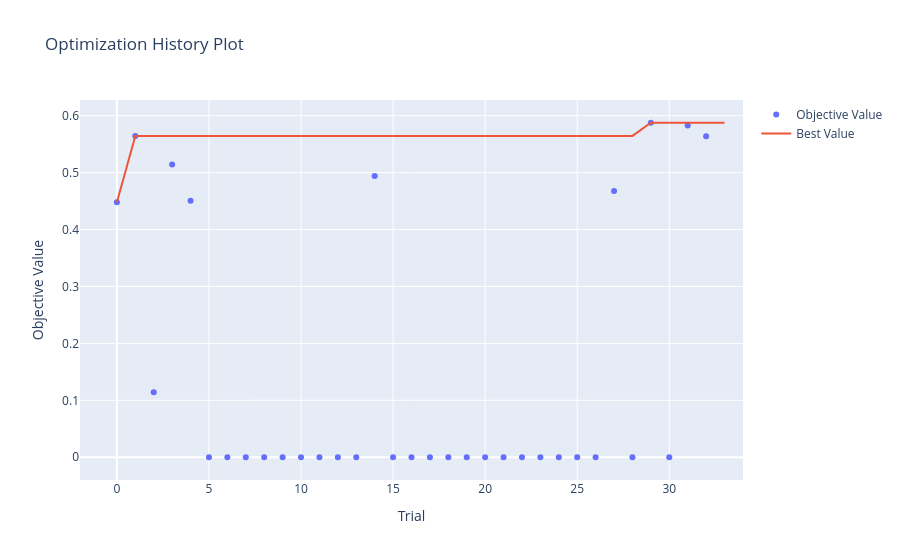

The code cell stored with this chart in its notebook:
### Code cell
plot_optimization_history(study)

### Figure 1 — Plotly figure (JSON) as saved in the notebook; plotly's stock layout.template omitted (floating-point values rounded to 4 significant figures)
{"data": [{"mode": "markers", "name": "Objective Value", "type": "scatter", "x": [0, 1, 2, 3, 4, 5, 6, 7, 8, 9, 10, 11, 12, 13, 14, 15, 16, 17, 18, 19, 20, 21, 22, 23, 24, 25, 26, 27, 28, 29, 30, 31, 32], "y": [0.4478, 0.5644, 0.114, 0.5142, 0.4503, 0, 0, 0, 0, 0, 0, 0, 0, 0, 0.4941, 0, 0, 0, 0, 0, 0, 0, 0, 0, 0, 0, 0, 0.4675, 0, 0.5875, 0, 0.5827, 0.5639]}, {"mode": "lines", "name": "Best Value", "type": "scatter", "x": [0, 1, 2, 3, 4, 5, 6, 7, 8, 9, 10, 11, 12, 13, 14, 15, 16, 17, 18, 19, 20, 21, 22, 23, 24, 25, 26, 27, 28, 29, 30, 31, 32, 33], "y": [0.4478, 0.5644, 0.5644, 0.5644, 0.5644, 0.5644, 0.5644, 0.5644, 0.5644, 0.5644, 0.5644, 0.5644, 0.5644, 0.5644, 0.5644, 0.5644, 0.5644, 0.5644, 0.5644, 0.5644, 0.5644, 0.5644, 0.5644, 0.5644, 0.5644, 0.5644, 0.5644, 0.5644, 0.5644, 0.5875, 0.5875, 0.5875, 0.5875, 0.5875]}, {"marker": {"color": "#cccccc"}, "mode": "markers", "name": "Infeasible Trial", "showlegend": false, "type": "scatter", "x": [], "y": []}], "layout": {"autosize": true, "title": {"text": "Optimization History Plot"}, "xaxis": {"autorange": true, "range": [-1.901, 33.9], "title": {"text": "Trial"}, "type": "linear"}, "yaxis": {"autorange": true, "range": [-0.04848, 0.636], "title": {"text": "Objective Value"}, "type": "linear"}}}
